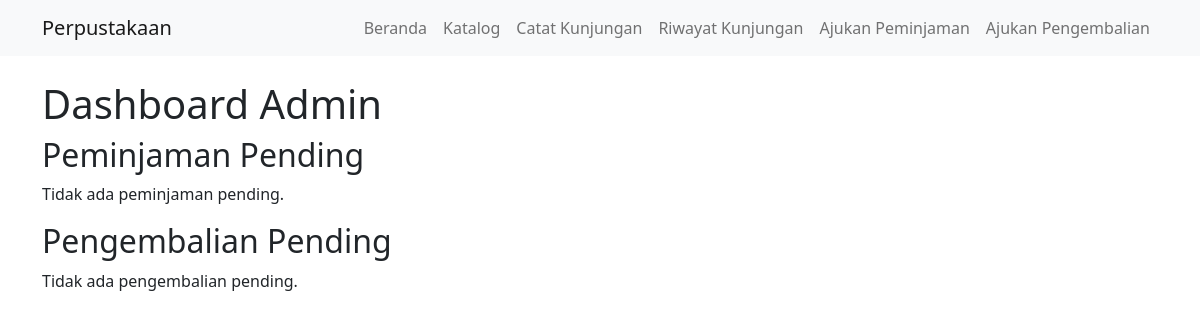
/admin-panel/dashboard/ (signed in), run on an earlier commit of the app's database.
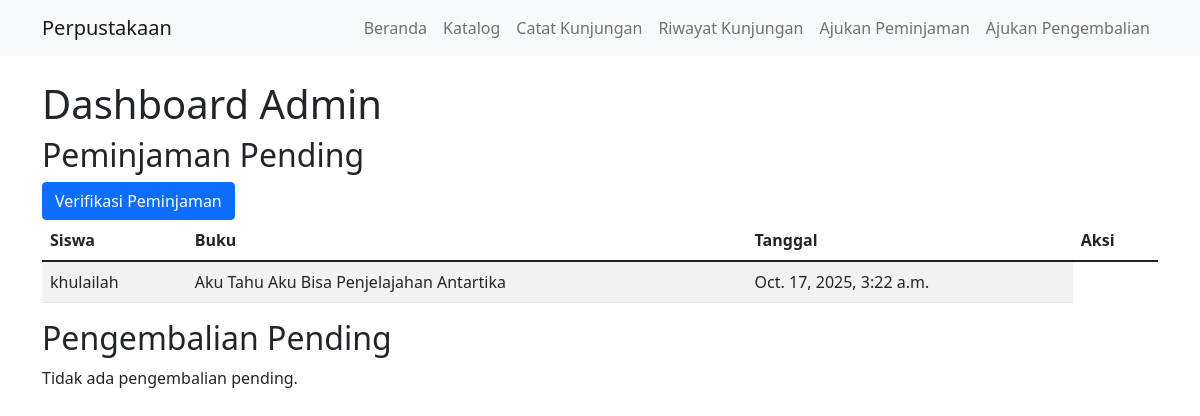
And on a later commit of the database.
### library/models.py (models this page shows, shortened)
class Borrowing(models.Model):
    student = models.ForeignKey(Student, on_delete=models.CASCADE)
    book = models.ForeignKey(Book, on_delete=models.CASCADE, null=True, blank=True)  # Bisa null jika manual
    book_manual = models.CharField(max_length=200, blank=True, help_text="Tulis judul buku manual jika tidak ada di katalog")
    borrow_date = models.DateTimeField(auto_now_add=True)
    status = models.CharField(max_length=20, default='pending', choices=[
        ('pending', 'Pending'),
        ('approved', 'Approved'),
        ('pending_return', 'Pending Return'),
        ('returned', 'Returned'),
    ])
    return_date = models.DateTimeField(null=True, blank=True)  # Untuk catat tanggal pengembalian

class Student(models.Model):
    name = models.CharField(max_length=100)
    grade = models.CharField(max_length=20)  # Kelas, e.g., "X IPA 1"
    created_at = models.DateTimeField(auto_now_add=True)

class Book(models.Model):
    title = models.CharField(max_length=200)
    author = models.CharField(max_length=100)
    is_available = models.BooleanField(default=True)
    added_date = models.DateTimeField(auto_now_add=True)
    is_recommended = models.BooleanField(default=False)

### library/views.py (the view)
# urls.py: path('admin-panel/dashboard/', login_required(views.admin_dashboard), name='admin_dashboard'),
@login_required
def admin_dashboard(request):
    pending_borrowings = Borrowing.objects.filter(status='pending').order_by('-borrow_date')
    pending_returns = Borrowing.objects.filter(status='pending_return').order_by('-borrow_date')
    return render(request, 'library/admin_dashboard.html', {'pending_borrowings': pending_borrowings, 'pending_returns': pending_returns})

### library/templates/library/admin_dashboard.html
{% extends 'library/base.html' %}
{% block content %}
<h1>Dashboard Admin</h1>
<h2>Peminjaman Pending</h2>
{% if pending_borrowings %}
<table class="table table-striped">
    <thead>
        <tr>
            <th>Siswa</th>
            <th>Buku</th>
            <th>Tanggal</th>
            <th>Aksi</th>
        </tr>
    </thead>
    <tbody>
        {% for borrowing in pending_borrowings %}
        <tr>
            <td>{{ borrowing.student.name }}</td>
            <td>{{ borrowing.book.title|default:borrowing.book_manual }}</td>
            <td>{{ borrowing.borrow_date }}</td>
        <a href="{% url 'verify_borrowing' borrowing.id %}" class="btn btn-primary">Verifikasi Peminjaman</a>
        </tr>
        {% endfor %}
    </tbody>
</table>
{% else %}
<p>Tidak ada peminjaman pending.</p>
{% endif %}
<h2>Pengembalian Pending</h2>
{% if pending_returns %}
<table class="table table-striped">
    <thead>
        <tr>
            <th>Siswa</th>
            <th>Buku</th>
            <th>Tanggal</th>
            <th>Aksi</th>
        </tr>
    </thead>
    </table>
        {% for borrowing in pending_returns %}
    <div>
        <p>{{ borrowing.student.name }} - {{ borrowing.book.title|default:borrowing.book_manual }} - Status: {{ borrowing.status }}</p>
        {% if borrowing.id and borrowing.status == 'pending_return' %}
            <a href="{% url 'verify_return' borrowing.id %}" class="btn btn-warning">Verifikasi Pengembalian</a>
        {% elif borrowing.id %}
            <p class="text-info">Borrowing ini sudah tidak bisa diverifikasi (status: {{ borrowing.status }})</p>
        {% else %}
            <p class="text-danger">ID tidak tersedia untuk verifikasi.</p>
        {% endif %}
    </div>
{% endfor %}
{% else %}
<p>Tidak ada pengembalian pending.</p>
{% endif %}
{% endblock %}

What changed in the data, as far as the page shows it:
added Borrowing: student.name "khulailah", book "Aku Tahu Aku Bisa Penjelajahan Antartika", borrow_date "Oct. 17, 2025, 3:22 a.m."
Also different on the page:
text no longer shown: "Tidak ada peminjaman pending."
text now shown: "Siswa Buku Tanggal Aksi"
